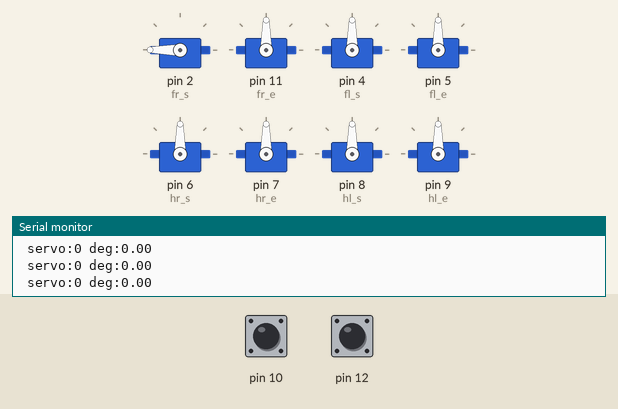
This sketch was run on a simulated Arduino Uno, built with avr-gcc and run on an emulated ATmega328P. Shown: 8 × servo, the last lines printed to the serial monitor. Inputs (shaded band) come from the test bench; at power-on: pin 10 HIGH, pin 12 HIGH.

Above: at 1.2 s.
1.3 s: pin 10 pulled LOW for 0.15 s
At 2.5 s:
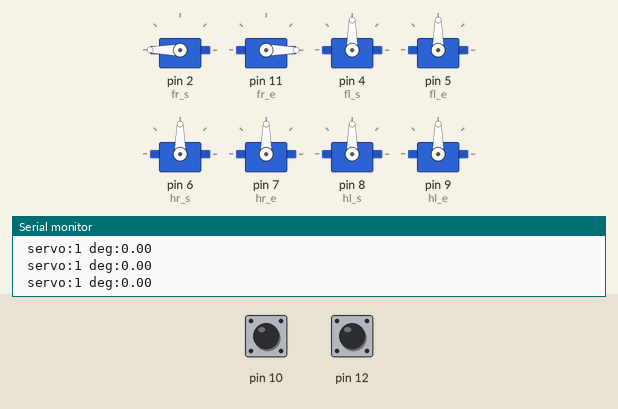
2.9 s: pin 10 pulled LOW for 1 s
At 3.7 s:
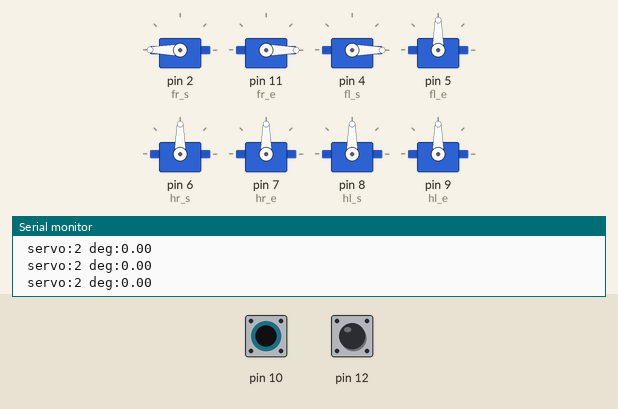
5.4 s: pin 10 pulled LOW for 0.15 s
At 5.7 s:
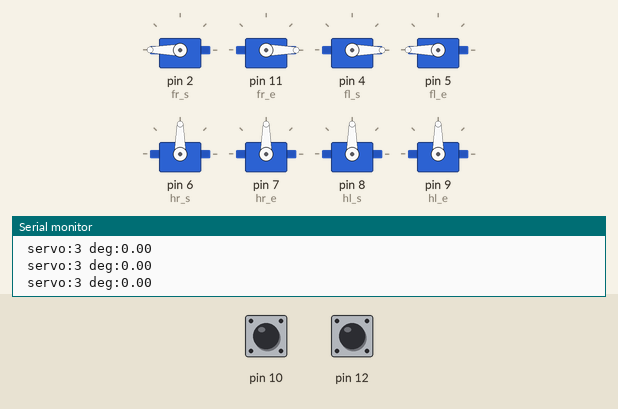
7.0 s: pin 10 pulled LOW for 3.2 s
At 8.0 s:
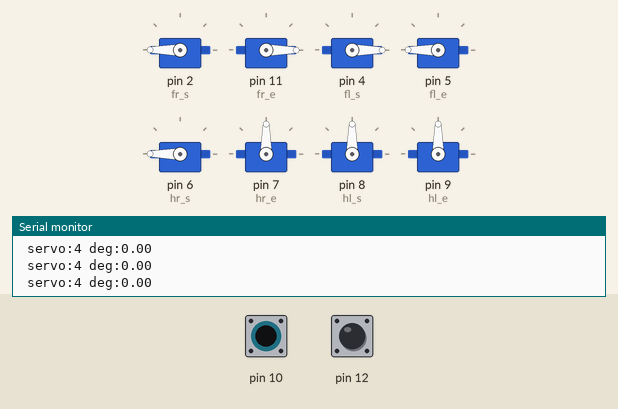
11.7 s: pin 10 pulled LOW for 0.15 s
At 12.9 s:
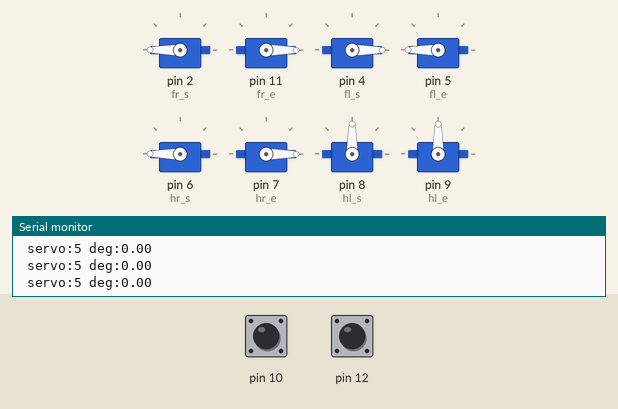
13.3 s: pin 10 pulled LOW for 1 s
At 13.9 s:
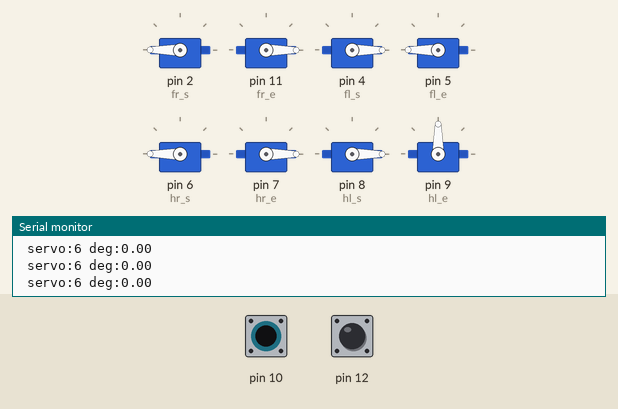
Timing chart, 0 to 16.3 s (numbered marks = the images above; inputs shaded):
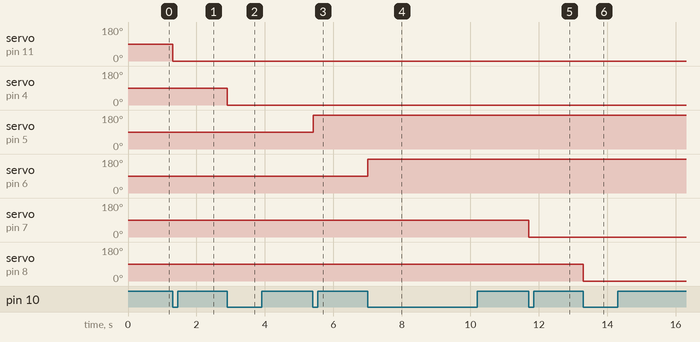

The sketch:

ServoTest.ino
```cpp
#include <Servo.h>
#include "Tool.h"

#define SETUPMODE_1 1 //サーボの回転方向と位置の調整
#define SETUPMODE_2 2 //原点合わせ

#define SETUPMODE SETUPMODE_2

#if SETUPMODE == SETUPMODE_1
Servo servo[8];
#elif SETUPMODE == SETUPMODE_2
Servo fr_s, fr_e, fl_s, fl_e;
Servo hr_s, hr_e, hl_s, hl_e;
#endif

PushCounter SW10, SW12, SW2;


void setup()
{
    Serial.begin(115200);

    #if SETUPMODE == SETUPMODE_1

    for (int i = 0; i < 8; i++)
    {
        if(i == 1) servo[i].attach(11);
        else servo[i].attach(i + 2);
    }

    #elif SETUPMODE == SETUPMODE_2

    fr_s.attach(2); fr_e.attach(11); fl_s.attach(4); fl_e.attach(5);
    hr_s.attach(6); hr_e.attach(7); hl_s.attach(8); hl_e.attach(9);

    #endif

    pinMode(10, INPUT_PULLUP);
    pinMode(12, INPUT_PULLUP);
    pinMode(13, INPUT_PULLUP);

    SW10.setup(digitalRead(10));
    SW12.setup(digitalRead(12));
    SW2.setup(digitalRead(2));
}

void loop()
{
    SW10.update(digitalRead(10));
    SW12.update(digitalRead(12));
    SW2.update(digitalRead(2));

    #if SETUPMODE == SETUPMODE_1

    double deg1, cmd;
    int invert;

    switch (SW12.getCount() % 3)
    {
    case 0: deg1 = 0.0; break;
    case 1: deg1 = 90.0; break;
    case 2: deg1 = 180.0; break;

    default:
        break;
    }

    switch (SW2.getCount() % 2)
    {
    case 0:
        invert = 0;
        cmd = deg1;
        break;

    case 1:
        invert = 1;
        cmd = 180 - deg1;
        break;

    default:
        break;
    }

    servo[SW10.getCount() % 8].write(cmd);

    Serial.print(invert);
    Serial.print(" servo:");
    Serial.print(SW10.getCount() % 8);
    Serial.print(" cmd:");
    Serial.print(cmd);
    Serial.print(" deg:");
    Serial.println(deg1);

    #elif SETUPMODE == SETUPMODE_2

    static double deg1 = 0.0;
    switch (SW12.getCount() % 3)
    {
    case 0: deg1 = 0.0; break;
    case 1: deg1 = 90.0; break;
    case 2: deg1 = 180.0; break;

    default:
        break;
    }

    switch (SW10.getCount() % 8)
    {
    case 0: fr_s.write(180 - deg1); break;
    case 1: fr_e.write(deg1); break;
    case 2: fl_s.write(deg1); break;
    case 3: fl_e.write(180 - deg1); break;
    case 4: hr_s.write(180 - deg1); break;
    case 5: hr_e.write(deg1); break;
    case 6: hl_s.write(deg1); break;
    case 7: hl_e.write(180 - deg1); break;

    default:
        break;
    }

    Serial.print(" servo:");
    Serial.print(SW10.getCount() % 8);
    Serial.print(" deg:");
    Serial.println(deg1);

    #endif

    delay(10);
}
```

Tool.cpp
```cpp
#include "Tool.h"

SecondOrderLag::SecondOrderLag()
{
}

void SecondOrderLag::setup(double _omega, double _zeta, int _first_num, double _int_time)
{
    SecondOrderLag::omega = _omega;
    SecondOrderLag::zeta = _zeta;
    SecondOrderLag::first_num = _first_num;
    SecondOrderLag::pre_num2 = SecondOrderLag::pre_num1 = _first_num;
    SecondOrderLag::int_time = _int_time;
}

double SecondOrderLag::getCmd(double num)
{
    double ret = (2*pre_num1*(1+zeta*omega*int_time) - pre_num2 + omega*omega*int_time*int_time*num)
            / (1 + 2*zeta*omega*int_time + omega*omega*int_time*int_time);
    pre_num2 = pre_num1;
    pre_num1 = ret;

    return ret;
}

void SecondOrderLag::init(double num)
{
    SecondOrderLag::first_num = num;
    SecondOrderLag::pre_num2 = SecondOrderLag::pre_num1 = num;
}


PushCounter::PushCounter()
{
    PushCounter::counts = 0;
    PushCounter::count_changed = false;
}

void PushCounter::setup(int digitalIn)
{
    PushCounter::pre_sw = digitalIn;
}

void PushCounter::update(int digitalIn)
{
    sw = digitalIn;
    if(sw < pre_sw)
    {
        counts++;
        count_changed = true;
    }
    else count_changed = false;
    pre_sw = sw;
}

int PushCounter::getCount(void)
{
    return PushCounter::counts;
}

bool PushCounter::CountChanged(void)
{
    return PushCounter::count_changed;
}
```

Tool.h
```cpp
#ifndef TOOL_H
#define TOOL_H

#define Abs(x) ((x)>0?(x):-(x))
#define _PI 3.1415926
#define Radians(x) x/360.0*2.0*_PI
#define Degrees(x) x/(2.0*_PI)*360.0
#define ErrorRate(x,y) Abs(x-y)/y

struct coord
{
    double x;
    double y;
};

class SecondOrderLag
{
    public:
        SecondOrderLag();

        void setup(double _omega, double _zeta, int _first_num, double _int_time);
        double getCmd(double num);
        void init(double num);

    private:
        double int_time;
        double omega, zeta, first_num;
        double pre_num1, pre_num2;

};

class PushCounter
{
    public:
        PushCounter();

        void setup(int digitalIn);
        void update(int digitalIn);
        int getCount(void);
        bool CountChanged(void);

    private:
        int counts;
        int sw, pre_sw;
        bool count_changed;
};

#endif
```

Measured:
- after the input at 1.3 s, servo on pin 11 (fr_e): 90° → 0° at once
- after the input at 2.9 s, servo on pin 4 (fl_s): 90° → 0° at once
- after the input at 5.4 s, servo on pin 5 (fl_e): 90° → 180° at once
- after the input at 7.0 s, servo on pin 6 (hr_s): 90° → 180° at once
- after the input at 11.7 s, servo on pin 7 (hr_e): 90° → 0° at once
- after the input at 13.3 s, servo on pin 8 (hl_s): 90° → 0° at once
